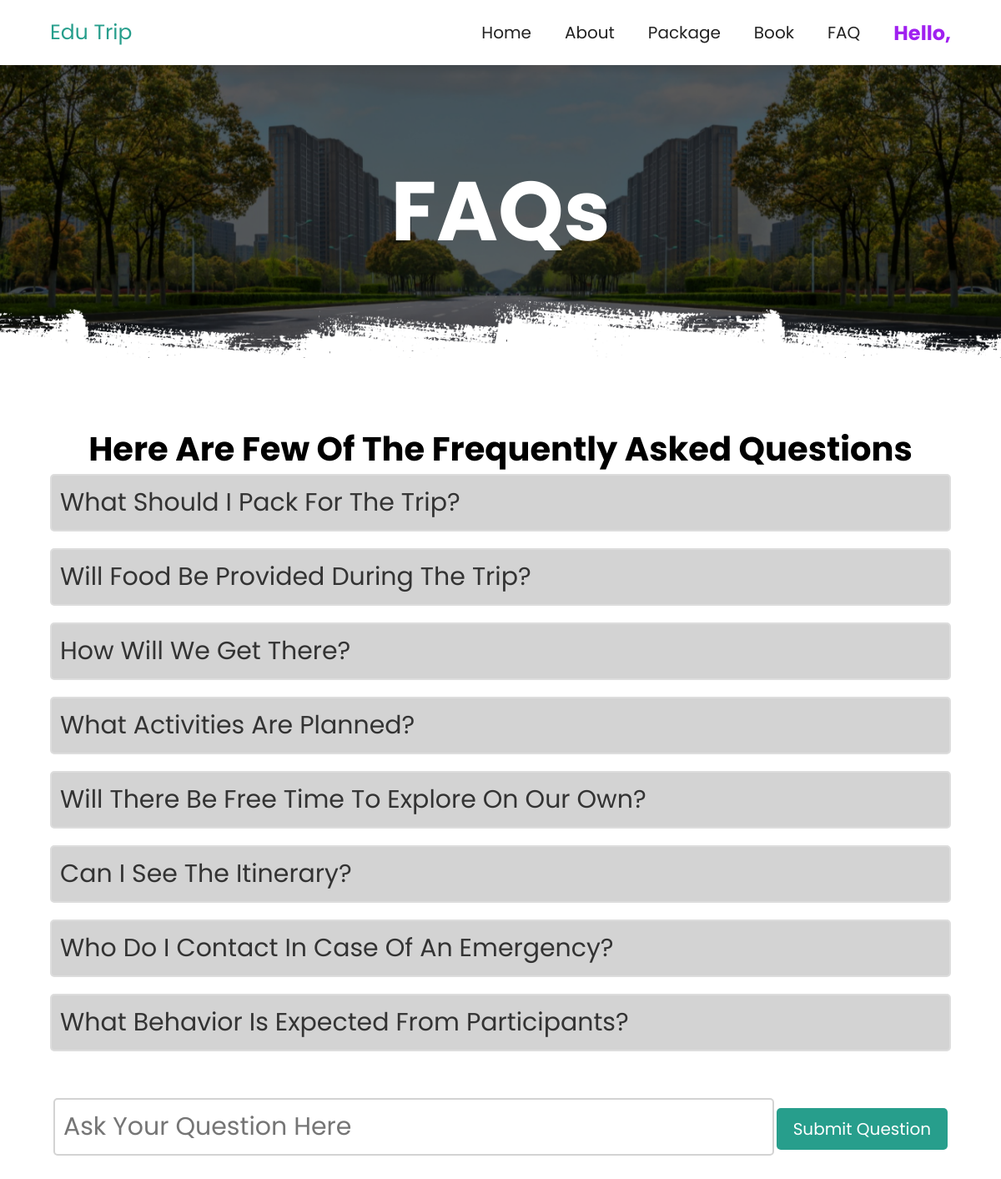
The app's page /faq.php with its own data.
### tables this page shows
CREATE TABLE `faq` (
  `faq_id` varchar(6) NOT NULL,
  `faq_question` varchar(1000) NOT NULL,
  `faq_answer` varchar(1000) NOT NULL
);

### faq.php (the view, shortened to what this page needs)
<!DOCTYPE html>
<html lang="en">
<head>
   <link rel="stylesheet" href="https://unpkg.com/swiper@7/swiper-bundle.min.css" />
   <link rel="stylesheet" href="https://cdnjs.cloudflare.com/ajax/libs/font-awesome/5.15.4/css/all.min.css">
   <link rel="stylesheet" href="css/style.css">
</head>
<body>
<section class="header">
   <a href="index.php" class="logo" style="text-decoration:none;color:#279e8c;">Edu Trip</a>
   <nav class="navbar">
      <a href="index.php">home</a>
      <a href="about.php">about</a>
      <a href="package.php">package</a>
      <a href="book.php">book</a>
      <a href="faq.php" style="text-decoration:none">FAQ</a>
      <h1 style="color:#A020F0;margin: 0px 0px 0px 20px;font-size:24px;">Hello,<?php echo $_SESSION['institute_name'];?></h1>
   </nav>
</section>
<div class="heading" style="background:url(images/header-bg-1.png) no-repeat">
   <h3>FAQs</h3>
</div>
<section class="faq">
    <h3>Here are few of the frequently asked questions </h3>
    <div class="accordion">
        <?php
        $connection = mysqli_connect("localhost", "root", "", "project");
        $query = "SELECT * FROM faq WHERE faq_question IS NOT NULL AND faq_answer IS NOT NULL";
        $result = mysqli_query($connection, $query);
        if (mysqli_num_rows($result) > 0) {
            while ($row = mysqli_fetch_assoc($result)) {
                echo '<div class="accordion-item">';
                echo '<div class="accordion-title">' . $row['faq_question'] . '</div>';
                echo '</div>';
            }
        } else {
            echo '<div class="accordion-title-nf">';
            echo '<p>No FAQs found.</p>';
            echo '</div>';
        }
        ?>
    </div>
    <br>
    <form action="insert_question.php" method="post" class="question-form">
    <input type="text" name="question" placeholder="Ask your question here" class="question-input">
    <input type="submit" value="Submit Question" class="question-submit">
</form>
</section>
</body>
</html>

### css/style.css (style rules this page uses)
:root { --main-color:#8e44ad; --black:#222; --white:#fff; --light-black:#777; --light-white:#fff9; --dark-bg:rgba(0,0,0,.7); --light-bg:#eee; --border:.1rem solid var(--black); --box-shadow:0 .5rem 1rem rgba(0,0,0,.1); --text-shadow:0 1.5rem 3rem rgba(0,0,0,.3); }
* { font-family: 'Poppins', sans-serif; margin:0; padding:0; box-sizing: border-box; outline: none; border:none; text-decoration: none; text-transform: capitalize; }
html { font-size: 62.5%; overflow-x: hidden; }
section { padding:5rem 10%; }
.heading { background-size: cover !important; background-position: center !important; padding-top: 10rem; padding-bottom:15rem; display: flex; align-items: center; justify-content: center; }
.header { position: sticky; top:0; left:0; right:0; z-index: 1000; background-color: var(--white); display: flex; padding-top: 2rem; padding-bottom: 2rem; box-shadow: var(--box-shadow); align-items: center; justify-content: space-between; }
.header .logo { font-size: 2.5rem; color:var(--black); }
.header .navbar a { font-size: 2rem; margin-left: 2rem; color:var(--black); }
@media (max-width:1200px) { section { padding:3rem 5%; } }

### faq.php (style rules this page uses)
.navbar { display: flex; align-items: center; }
.navbar a { margin-right: 20px; text-decoration: none; color: #fff; }
h3 { text-align:center; font-size: 4rem; }
.heading h3 { color: white; font-size: 10rem; }
.accordion-item { margin-bottom: 20px; }
.accordion-title { background-color: lightgrey; color: #333; padding: 10px; cursor: pointer; border: 2px solid #ddd; border-radius: 5px; font-size: 3rem; }
.question-form { margin-top: 20px; text-align: center; }
.question-input { padding: 10px; font-size: 3rem; border: 2px solid lightgrey; border-radius: 5px; margin-bottom: 10px; width: 80%; }
.question-submit { padding: 10px 20px; font-size: 2rem; background-color: #279e8c; color: white; border: none; border-radius: 5px; cursor: pointer; }

### records on screen
faq: faq_question "What Should I Pack For The Trip?"
faq: faq_question "Will Food Be Provided During The Trip?"
faq: faq_question "How Will We Get There?"
faq: faq_question "What Activities Are Planned?"
faq: faq_question "Will There Be Free Time To Explore On Our Own?"
faq: faq_question "Can I See The Itinerary?"
faq: faq_question "Who Do I Contact In Case Of An Emergency?"
faq: faq_question "What Behavior Is Expected From Participants?"
